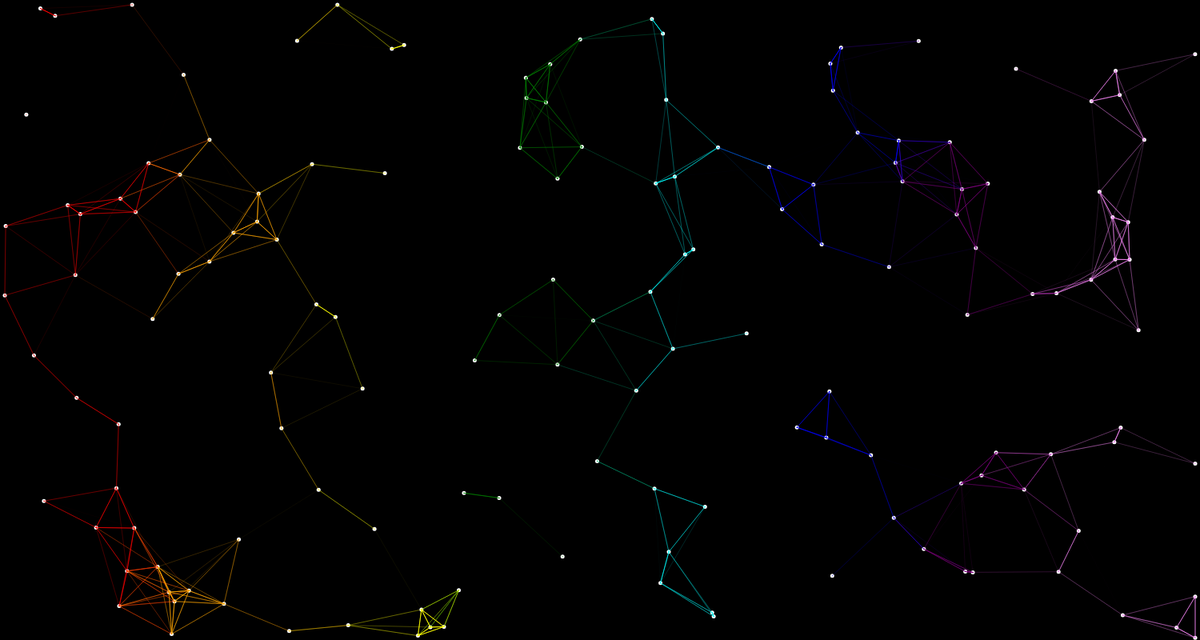
Frame 1 (no input)
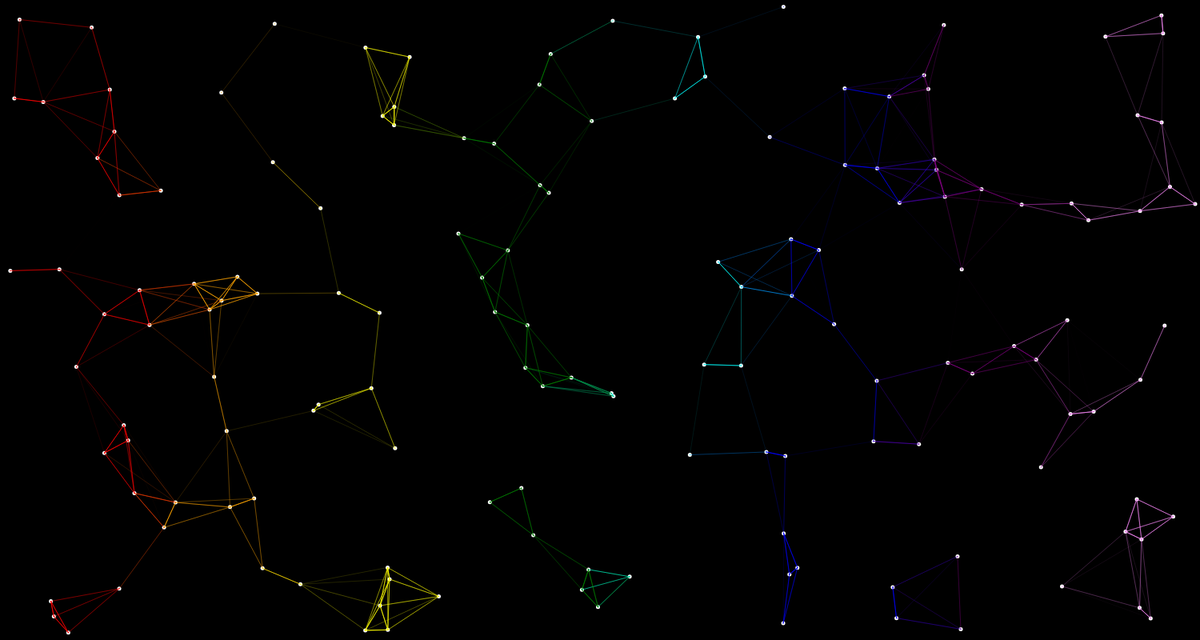
Frame 60 (no input)
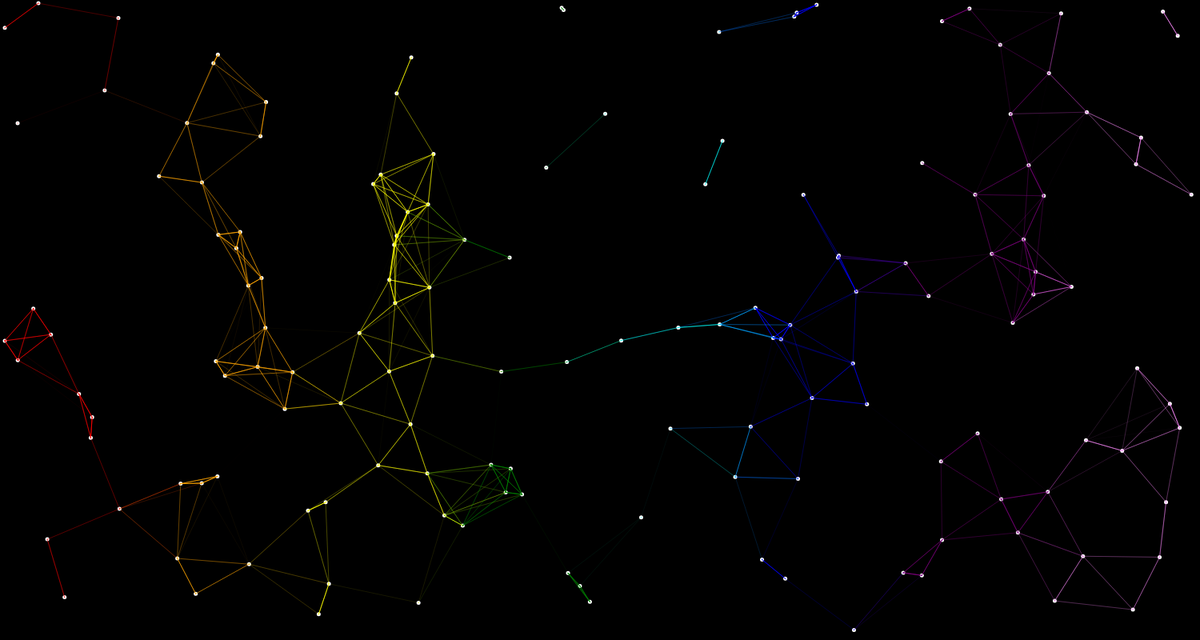
Frame 120 (the mouse pressed at the canvas centre since frame 60)

The p5.js sketch that drew these frames (run headless with seeded random() and noise() and a simulated clock; from frame 60 on, the mouse is pressed at the canvas centre):

// p5.js sketch
// ── sketch.js
var particles = [];

var num_particles = 150;
var max_dist = 120;
// for colors, I leave out the last parenthesis because I add in the alpha value later via logic
var colors = ['rgba(255,0,0', 'rgba(255,165,0', 'rgba(255,255,0', 'rgba(0,128,0', 'rgba(0,255,255', 'rgba(0,0,255', 'rgba(128,0,128', 'rgba(238,130,238'];
var particle_speed = 3;

function setup() {
	createCanvas(1500, 800);

	// initialize particles in Canvas
	for (let i =0; i<num_particles; i++){
		particles[i] = new Particle(random(2, width-2), random(2, height-2), [random(-particle_speed, particle_speed), random(-particle_speed, particle_speed)]);
	}
}

function draw() {
	background(0);

	draw_particles();
	draw_lines();
}

function draw_particles(){
	for (let i = 0; i < num_particles; i++){
		particles[i].update();
		particles[i].show();
	}
}

function draw_lines(){
	// for every particle draw line to every other particle (for now)

	let partitionSize = width/colors.length; // divides up the canvas into colored partitions

	for (let i = 0; i < num_particles; i++){
		let color = colors[floor(particles[i].x/partitionSize)];
		let temp = ', .5)'
		//stroke (color+temp); // figures out which partition a particle is in

		for(let j = 1; j < num_particles; j++){
			let dist = sqrt(pow((particles[i].x - particles[j].x), 2) + pow((particles[i].y - particles[j].y), 2));
			// draw line to every other particle in list
			// check to see if next particle (j) is close enough (within 50 px) if so draw line
			//sqrt(pow((particles[i].x - particles[j].x), 2) + pow((particles[i].y - particles[j].y), 2)) <= max_dist
			//in_bounds(particles[i].x, particles[i].y, particles[j].x, particles[j].y)
			if (dist <= max_dist ){
				let alpha = map(dist, 0, max_dist, 1, 0)
				stroke (color+", " + String(alpha) + ")");
				line(particles[i].x, particles[i].y, particles[j].x, particles[j].y)
			}
		}
	}
}

function in_bounds(x1, y1, x2, y2){
	if ((x1 - x2) < max_dist && (x1 - x2) > -max_dist){
		if ((y1 - y2) < max_dist && (y1 - y2) > -max_dist){
			return true;
		}
	}
	else return false;
}

// ── Particle.js
function Particle(x, y, vel){
  this.x = x;
  this.y = y;
  this.radius = 5;
  this.velocity = vel;

  this.show = function(){
    fill(255, 255, 255);
    noStroke();
    ellipse(this.x, this.y, this.radius);
  }

  this.update = function(){
    if (this.x <= 0 + this.radius){
      // if out of bounds reverse velocity, and change coordinates
      this.x = this.radius + 1;
      this.velocity[0] = -this.velocity[0];
      this.velocity[1] = -this.velocity[1];
    }
    else if (this.x > width-this.radius){
      // if out of bounds reverse velocity, and change coordinates
      this.x = width - (this.radius +1)
      this.velocity[0] = -this.velocity[0];
      this.velocity[1] = -this.velocity[1];
    }

    else if (this.y <= 0 + this.radius){
      // if out of bounds reverse velocity, and change coordinates
      this.y = this.radius + 1;

      this.velocity[0] = -this.velocity[0];
      this.velocity[1] = -this.velocity[1];
    }
    else if (this.y > height-this.radius){
      // if out of bounds reverse velocity, and change coordinates
      this.y = height - (this.radius +1)

      this.velocity[0] = -this.velocity[0];
      this.velocity[1] = -this.velocity[1];
    }
    else{
      this.x += this.velocity[0];
      this.y += this.velocity[1];
    }
  }
}

// ── Particles Test.html
<!DOCTYPE html>
<html>
  <head>
    <meta name="viewport" width=device-width, initial-scale=1.0, maximum-scale=1.0, user-scalable=0>
    <style> body {padding: 0; margin: 0;} </style>
	<script src="p5.js"></script>
  <script src="Particle.js"></script>
  <script src="sketch.js"></script>

  </head>
  <body>
  </body>
</html>
